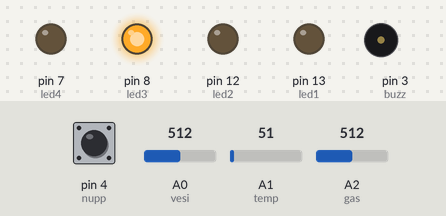
The sketch below on a simulated Arduino Uno, built with avr-gcc and run on an emulated ATmega328P. Shown: output pins drawn as LEDs (lit = HIGH), buzzer (waves = sounding). Inputs (shaded band) come from the test bench; at power-on: pin 4 (nupp) LOW, A0 (vesi) = 512, A1 (temp) = 51, A2 (gas) = 512. What the sketch prints to the serial monitor is not drawn.

Above: at 2.1 s.
At 4.8 s:
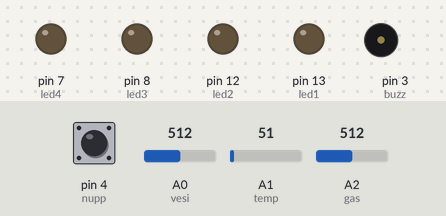
4.9 s: pin 4 (nupp) pulled HIGH for 3 s
At 5.8 s:
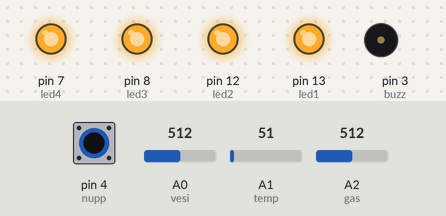
Timing chart, 0 to 16.5 s (numbered marks = the images above; inputs shaded):
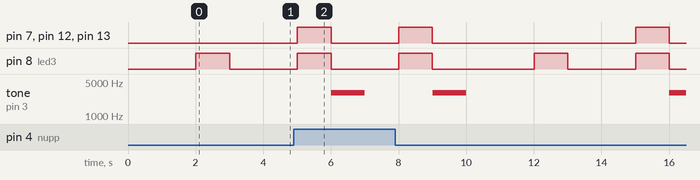

The sketch:

alarmcode.ino
```cpp
// Outputs
int led1 = 13; // gaasi
int led2 = 12; // vesi
int led3 = 8;  // madal temp
int led4 = 7;  // k2rg temp
int buzz = 3;  // alarmi jaoks

// Inputs
int nupp = 4;

// Analogs
int vesi = A0;
int temp = A1;
int gas = A2;

int a = 0; //defineerime
int b = 0;
int c = 0;

int alarm = 0;

void setup() {
  pinMode(led1, OUTPUT);
  pinMode(led2, OUTPUT);
  pinMode(led3, OUTPUT);
  pinMode(led4, OUTPUT);

  pinMode(buzz, OUTPUT);
  pinMode(nupp, INPUT);

  Serial.begin(9600);
}

void loop() {
  int nup = digitalRead(nupp);

  // Read sensor analog inputs every loop
  int vesilug = analogRead(vesi);
  int templug = analogRead(temp);
  int gaslug = analogRead(gas);


  int alarm = a + b + c;
  switcher(nup, a, b, c, alarm);
  if (alarm < 2) {
    a = gased(gaslug, led1); //muudame väärtuse
    b = waterlevel(vesilug, led2);
    c = temperature(templug, led3, led4);
    Serial.println("// ?res? //");
  } else {
    Serial.print(" Error ");
    blingbling(led1, led2, led3, led4);
    buzzing(buzz);
    Serial.println("// ?res? //");
  }
}

int gased(int x, int y) {
  delay(1000);
    Serial.print("G");
    Serial.print(x);
    Serial.print(" ");
  if (x > 80 || x < 30) {
    digitalWrite(y, HIGH);
    digitalWrite(y, LOW);
    return 1;
  } else {
    digitalWrite(y, LOW);
    return 0;
  }

}

int waterlevel(int x, int y) {
    Serial.print("ML");
    Serial.print(x);
    Serial.print("  ");
  if (x < 450 || x > 800) {
    digitalWrite(y, HIGH);
    buzzing(buzz);
    digitalWrite(y, LOW);
    return 1;
  } else {
    digitalWrite(y, LOW);
    return 0;
  }

}

int temperature(int x, int y, int z) {
  Serial.print("T");
    Serial.print(x);
    Serial.print(" ///// ");
  if (x < 400) {
    digitalWrite(z, LOW);
    digitalWrite(y, HIGH);
    delay(1000);
    digitalWrite(y, LOW);
    delay(1000);
    return 1;
  } else if (x > 480) {
    digitalWrite(y, LOW);
    digitalWrite(z, HIGH);
    delay(1000);
    digitalWrite(z, LOW);
    delay(1000);
    return 1;
  } else {
    digitalWrite(y, LOW);
    digitalWrite(z, LOW);
    return 0;
  }

}

void blingbling(int x, int y, int z, int w) {
  digitalWrite(x, HIGH);
  digitalWrite(y, HIGH);
  digitalWrite(z, HIGH);
  digitalWrite(w, HIGH);
  delay(1000);
  digitalWrite(x, LOW);
  digitalWrite(y, LOW);
  digitalWrite(z, LOW);
  digitalWrite(w, LOW);
}

void buzzing(int x) {
  tone(x, 3000); // 3kHz alarm
  delay(1000);
  noTone(x);
}

void switcher(int x, int &y, int &z, int &w, int sup) { //muuda alarmist mitte alarmi ja vastupidi
  Serial.print(" state of gas: ");
  Serial.print(y);
  Serial.print(" state of water: ");
  Serial.print(z);
  Serial.print(" state of temp: ");
  Serial.print(w);
  Serial.print(" ");
  if ( x == HIGH) {
    if (sup >= 2) {

      y = 0;
      z = 0;
      w = 0;
    } else {

      y = 1;
      z = 1;
      w = 1;
    }
  }
  delay(1000);
}
```
